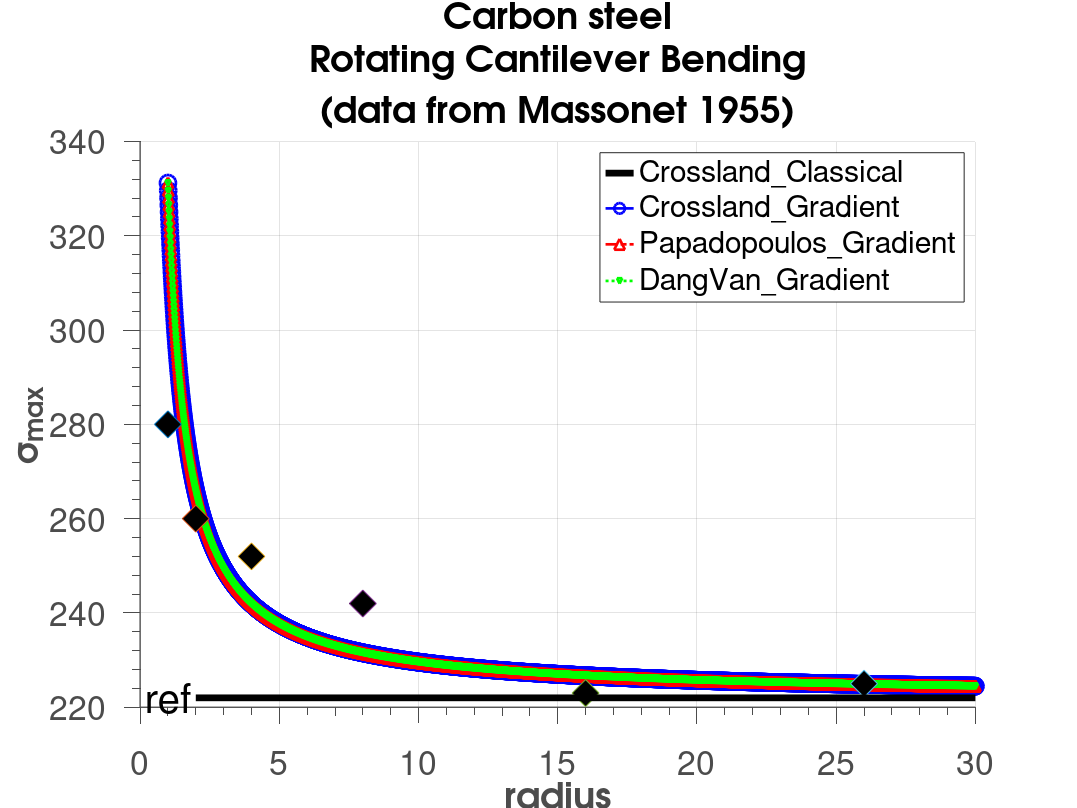

This figure's MATLAB source:
clear;clc;
tt=150.6;
ff=222;
a=(tt-ff/sqrt(3))/(ff/3);
b=tt;
ap=3*(tt/ff-1/2);
bp=tt;
ad=3*(tt/ff-1/2);
bd=tt;
lg=0.3297;
lgp=0.3297 ;
lgd=0.3297 ;
y=1:0.01:30;

sigmax  =b*(1/sqrt(3)+a/3-lg*((sqrt(3)*y).^-1+a/3*y.^-1)).^-1;
sigmaxp=b*(1/2+ap/3-lgp*((2*y).^-1+ap/3*y.^-1)).^-1;
sigmaxd=b*(1/2+ad/3-lgd*((2*y).^-1+ad/3*y.^-1)).^-1;

figure(1);
hold on;
fr=plot(y,sigmax, '-b','LineWidth',2,'Marker', 'o', 'MarkerSize', 12,'MarkerEdgeColor',  'b', 'MarkerFaceColor' , 'none');
frp=plot(y,sigmaxp,'-.r','LineWidth',2,'Marker', '^', 'MarkerSize', 8,'MarkerEdgeColor',  'r', 'MarkerFaceColor' , 'none');
frd=plot(y,sigmaxd, ':g','LineWidth',2,'Marker', 'v', 'MarkerSize', 4,'MarkerEdgeColor',  'g', 'MarkerFaceColor' , 'none');
plot(1,280,'d','MarkerSize',20, 'MarkerFaceColor','k');
plot(2,260,'d','MarkerSize',20, 'MarkerFaceColor','k');
plot(4,252,'d','MarkerSize',20, 'MarkerFaceColor','k');
plot(8,242,'d','MarkerSize',20, 'MarkerFaceColor','k');
plot(16,223,'d','MarkerSize',20, 'MarkerFaceColor','k');
plot(26,225,'d','MarkerSize',20, 'MarkerFaceColor','k');
class=plot([2 30],[ff ff],'k','LineWidth',5);
hold off;
grid on;
% grid minor;
set(gca ,'FontSize',30);
hXLabel = xlabel('radius','Fontsize',30, 'FontWeight' , 'bold');
hYLabel = ylabel('\sigma_{max}','Fontsize',30, 'FontWeight' , 'bold');
text(0.2,ff,'ref','Fontsize',30);

hTitle =title({['Carbon steel'],[  'Rotating Cantilever Bending'],[ '(data from Massonet 1955)']; },'Fontsize',30);
set(hTitle, 'FontSize', 30, 'FontWeight' , 'bold');
hLegend=legend([class,fr,frp,frd],'Crossland\_Classical','Crossland\_Gradient','Papadopoulos\_Gradient','DangVan\_Gradient');
set([hLegend, gca], 'FontSize', 25)
set(hLegend,'Box','on');
% Adjust font
set(gca, 'FontName', 'Helvetica')
set([hTitle, hXLabel, hYLabel], 'FontName', 'AvantGarde')
% Adjust axes properties
set(gca, 'Box', 'off', 'TickDir', 'out', 'TickLength', [.02 .02], ...
    'XMinorTick', 'on', 'YMinorTick', 'on', 'YGrid', 'on', ...
    'XColor', [.3 .3 .3], 'YColor', [.3 .3 .3], ...
    'LineWidth', 1)
set(gcf,'color','w'); %set figure background transparent
set(gca,'color','w'); %set axis transparent
% Maximize print figure
set(gcf,'outerposition',get(0,'screensize'));
set(gcf, 'PaperPositionMode', 'manual');
set(gcf, 'PaperUnits', 'points'); %[ {inches} | centimeters | normalized | points ]
set(gcf, 'PaperPosition', [0 0 800 600]); %set(gcf,'PaperPosition',[left,bottom,width,height])
saveas(gcf,'carbonsteel.png');

% %*****************Fitting********************
% clear;clc;
% R=[1 2 4 8 16 26];
% f=[280 260 252 242 223 225];
% 
% cftool
% t/(1/sqrt(3)+(t-222/sqrt(3))/222-lg*(1/(sqrt(3)*x)+(t-222/sqrt(3))/(222*x)))
% lg=0.001~0.5
% t=150~200